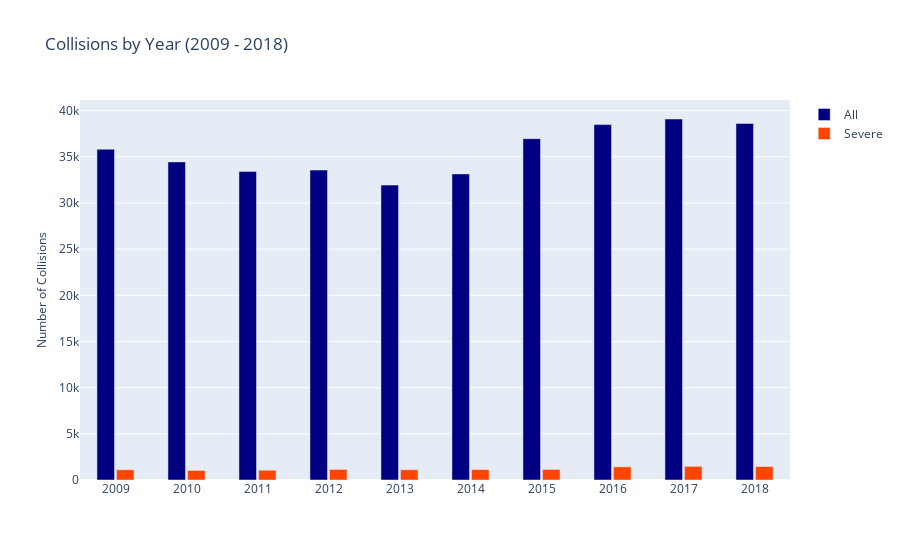
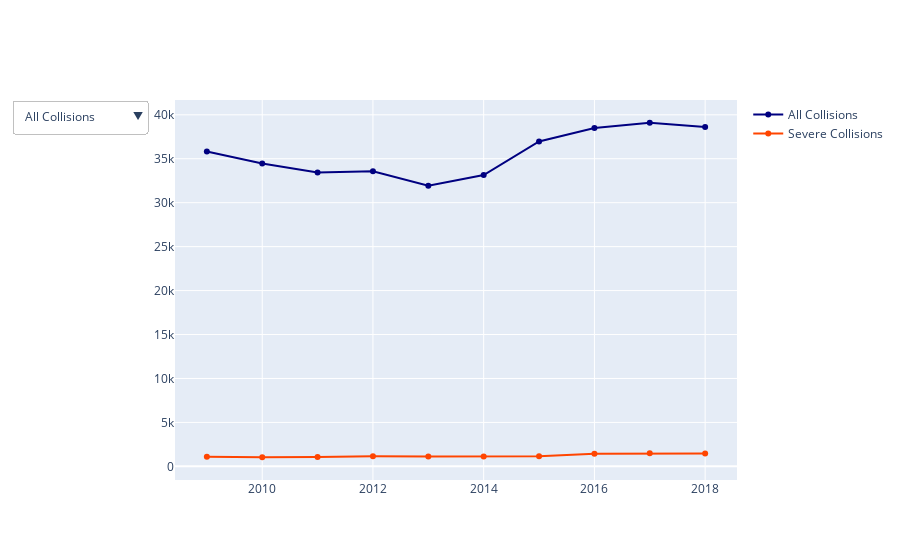

These figures' notebook cell, in order:
### Markdown cell above
### Collision trend - plotly

### Code cell
# Collisions by Year
fig = go.Figure()
fig2 = go.Figure()

fig.add_trace(go.Bar(x=severe_fatal_year.index, 
                     y=severe_fatal_year['All Collisions'],
                     name='All',
                     marker_color='rgb(0, 0, 128)'
                    ))

fig.add_trace(go.Bar(x=severe_fatal_year.index,
                     y=severe_fatal_year['Severe Collisions'],
                    name='Severe',
                    marker_color='rgb(255, 69, 0)'
                    ))

fig.update_layout(
    title='Collisions by Year (2009 - 2018)',
    xaxis_tickfont_size=12,
    yaxis={
        'title': 'Number of Collisions',
        'titlefont_size': 12,
        'tickfont_size': 12
    },
    xaxis={
        'type': 'category'
    },
    barmode='group',
    bargap=0.45,
    bargroupgap=0.1,
)

# Collision trend with plot control
fig2 = go.Figure()
fig2.add_trace(
    go.Scatter(
        x=severe_fatal_year.index,
        y=severe_fatal_year['All Collisions'],
        name="All Collisions",
        marker_color='rgb(0, 0, 128)'
    )
)

fig2.add_trace(
    go.Scatter(
        x=severe_fatal_year.index,
        y=severe_fatal_year['Severe Collisions'],
        name="Severe Collisions",
        marker_color='rgb(255, 69, 0)'
    )
)


all_collisions = [
    dict(
        x=severe_fatal_year['All Collisions'].idxmax(),
        y=severe_fatal_year['All Collisions'].max(),
        xref="x", yref="y",
        text="{:,.0f} collisions <br> happend in {}".format(
            severe_fatal_year['All Collisions'].max(),
            severe_fatal_year['All Collisions'].idxmax()
        ),
        ax=0, 
        ay=-40
    )
]

severe_collisions = [
    dict(
        x=severe_fatal_year['Severe Collisions'].idxmax(),
        y=severe_fatal_year['Severe Collisions'].max(),
        xref="x", yref="y",
        text="{:,.0f} severe collisions <br> happend in {}".format(
            severe_fatal_year['Severe Collisions'].max(),
            severe_fatal_year['Severe Collisions'].idxmax()
        ),
        ax=0, 
        ay=-40
    )
]


fig2.update_layout(
    updatemenus=[
        go.layout.Updatemenu(
            active=0,
            buttons=list([
                dict(label="All Collisions",
                     method="update",
                     args=[{"visible": [True, False]},
                           {"title": "All Collisions from 2009 to 2018",
                            "annotations": all_collisions}]),
                dict(label="Severe Collisions",
                     method="update",
                     args=[{"visible": [False, True]},
                           {"title": "Severe Collisions from 2009 to 2018",
                            "annotations": severe_collisions}]),
            ]),
            bordercolor='rgb(192,192,192)'
        )
    ])


fig.show()
fig2.show()

### Figure 1 — Plotly figure (JSON) as saved in the notebook; plotly's stock layout.template omitted (floating-point values rounded to 4 significant figures)
{"data": [{"marker": {"color": "rgb(0, 0, 128)"}, "name": "All", "type": "bar", "x": [2009, 2010, 2011, 2012, 2013, 2014, 2015, 2016, 2017, 2018], "y": [35822, 34446, 33422, 33562, 31937, 33148, 36961, 38487, 39094, 38609]}, {"marker": {"color": "rgb(255, 69, 0)"}, "name": "Severe", "type": "bar", "x": [2009, 2010, 2011, 2012, 2013, 2014, 2015, 2016, 2017, 2018], "y": [1109, 1038, 1057, 1145, 1114, 1133, 1142, 1425, 1480, 1459]}], "layout": {"bargap": 0.45, "bargroupgap": 0.1, "barmode": "group", "title": {"text": "Collisions by Year (2009 - 2018)"}, "xaxis": {"tickfont": {"size": 12}, "type": "category"}, "yaxis": {"tickfont": {"size": 12}, "title": {"font": {"size": 12}, "text": "Number of Collisions"}}}}

### Figure 2 — Plotly figure (JSON) as saved in the notebook; plotly's stock layout.template omitted (floating-point values rounded to 4 significant figures)
{"data": [{"marker": {"color": "rgb(0, 0, 128)"}, "name": "All Collisions", "type": "scatter", "x": [2009, 2010, 2011, 2012, 2013, 2014, 2015, 2016, 2017, 2018], "y": [35822, 34446, 33422, 33562, 31937, 33148, 36961, 38487, 39094, 38609]}, {"marker": {"color": "rgb(255, 69, 0)"}, "name": "Severe Collisions", "type": "scatter", "x": [2009, 2010, 2011, 2012, 2013, 2014, 2015, 2016, 2017, 2018], "y": [1109, 1038, 1057, 1145, 1114, 1133, 1142, 1425, 1480, 1459]}], "layout": {"updatemenus": [{"active": 0, "bordercolor": "rgb(192,192,192)", "buttons": [{"args": [{"visible": [true, false]}, {"annotations": [{"ax": 0, "ay": -40, "text": "39,094 collisions <br> happend in 2017", "x": 2017, "xref": "x", "y": 39094, "yref": "y"}], "title": "All Collisions from 2009 to 2018"}], "label": "All Collisions", "method": "update"}, {"args": [{"visible": [false, true]}, {"annotations": [{"ax": 0, "ay": -40, "text": "1,480 severe collisions <br> happend in 2017", "x": 2017, "xref": "x", "y": 1480, "yref": "y"}], "title": "Severe Collisions from 2009 to 2018"}], "label": "Severe Collisions", "method": "update"}]}]}}
